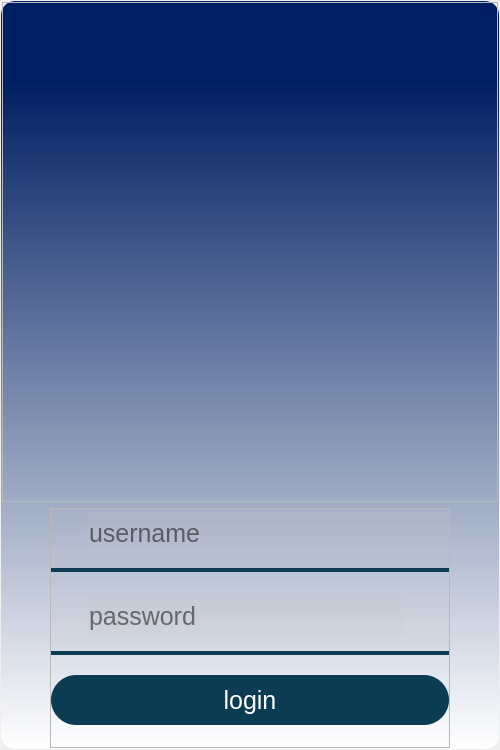
<?xml version="1.0" encoding="UTF-8"?>
<ui version="4.0">
 <class>Dialog</class>
 <widget class="QDialog" name="Dialog">
  <property name="geometry">
   <rect>
    <x>0</x>
    <y>0</y>
    <width>500</width>
    <height>750</height>
   </rect>
  </property>
  <property name="minimumSize">
   <size>
    <width>500</width>
    <height>750</height>
   </size>
  </property>
  <property name="windowTitle">
   <string>Dialog</string>
  </property>
  <property name="styleSheet">
   <string notr="true"/>
  </property>
  <property name="sizeGripEnabled">
   <bool>false</bool>
  </property>
  <property name="modal">
   <bool>false</bool>
  </property>
  <layout class="QGridLayout" name="gridLayout">
   <property name="leftMargin">
    <number>0</number>
   </property>
   <property name="topMargin">
    <number>0</number>
   </property>
   <property name="rightMargin">
    <number>0</number>
   </property>
   <property name="bottomMargin">
    <number>0</number>
   </property>
   <property name="horizontalSpacing">
    <number>0</number>
   </property>
   <item row="0" column="0">
    <widget class="QFrame" name="frame">
     <property name="styleSheet">
      <string notr="true">#frame{

	border: 2px solid transparent;
	border-radius: 15px;
	background-color: qlineargradient(spread:pad, x1:0, y1:0, x2:0, y2:1, stop:0.107955 rgba(0, 31, 98, 255), stop:1 rgba(255, 255, 255, 255));

}


QLineEdit {
background-color: rgba(197, 197, 197,30);
	
	border-style: solid;
	font-size: 25px;
}
QLineEdit:hover{
	background-color: rgba(197, 197, 197,30);
	font-size: 30px;
	selection-background-color: darkgray;
}

QLineEdit:focus{
	background-color: rgba(197, 197, 197,30);
	font-size: 30px;
	selection-background-color: darkgray;
}
QLineEdit[echoMode=&quot;2&quot;] {
    lineedit-password-character: 9679;
}

QLabel {
	color: rgb(12, 60, 83);
	font-size: 25px;
	padding-bottom: 10px;
}


QMessageBox {
    background-color: rgb(100, 100, 100);
	color: rgb(255,255,255);
}

QMessageBox QLabel {
    color: rgb(255,255,255);
}

QMessageBox QPushButton {
    color: rgb(255,255,255);
	
	background-color: rgb(47, 113, 255);
}



</string>
     </property>
     <property name="frameShape">
      <enum>QFrame::StyledPanel</enum>
     </property>
     <property name="frameShadow">
      <enum>QFrame::Raised</enum>
     </property>
     <layout class="QVBoxLayout" name="verticalLayout_2">
      <property name="leftMargin">
       <number>0</number>
      </property>
      <property name="topMargin">
       <number>0</number>
      </property>
      <property name="rightMargin">
       <number>0</number>
      </property>
      <property name="bottomMargin">
       <number>0</number>
      </property>
      <item>
       <widget class="QFrame" name="logo_frame">
        <property name="minimumSize">
         <size>
          <width>400</width>
          <height>500</height>
         </size>
        </property>
        <property name="maximumSize">
         <size>
          <width>16777215</width>
          <height>16777215</height>
         </size>
        </property>
        <property name="layoutDirection">
         <enum>Qt::LeftToRight</enum>
        </property>
        <property name="styleSheet">
         <string notr="true">
QFrame{
	image: url(:/icons/icons/studyzone-logo.png) ;
}
</string>
        </property>
        <property name="frameShape">
         <enum>QFrame::StyledPanel</enum>
        </property>
        <property name="frameShadow">
         <enum>QFrame::Raised</enum>
        </property>
        <layout class="QGridLayout" name="gridLayout_12">
         <property name="leftMargin">
          <number>0</number>
         </property>
         <property name="topMargin">
          <number>0</number>
         </property>
         <property name="rightMargin">
          <number>0</number>
         </property>
         <property name="bottomMargin">
          <number>0</number>
         </property>
         <property name="spacing">
          <number>0</number>
         </property>
        </layout>
       </widget>
      </item>
      <item alignment="Qt::AlignHCenter">
       <widget class="QFrame" name="login_frame">
        <property name="minimumSize">
         <size>
          <width>400</width>
          <height>0</height>
         </size>
        </property>
        <property name="maximumSize">
         <size>
          <width>400</width>
          <height>16777215</height>
         </size>
        </property>
        <property name="layoutDirection">
         <enum>Qt::LeftToRight</enum>
        </property>
        <property name="styleSheet">
         <string notr="true">/*
QFrame{
	border: 5px solid;
  	padding-top: 30px;
  	border-radius: 16px;
	
	border-color: rgb(244, 154, 32);
	
	background-color: rgb(197, 197, 197);
	
}
*/</string>
        </property>
        <property name="frameShape">
         <enum>QFrame::StyledPanel</enum>
        </property>
        <property name="frameShadow">
         <enum>QFrame::Raised</enum>
        </property>
        <layout class="QVBoxLayout" name="verticalLayout">
         <property name="spacing">
          <number>20</number>
         </property>
         <property name="leftMargin">
          <number>0</number>
         </property>
         <property name="topMargin">
          <number>0</number>
         </property>
         <property name="rightMargin">
          <number>0</number>
         </property>
         <property name="bottomMargin">
          <number>22</number>
         </property>
         <item>
          <widget class="QFrame" name="username_frame">
           <property name="styleSheet">
            <string notr="true">#username_frame {
background-color: rgba(197, 197, 197,30);
	border-bottom-width: 4px; 
	
	border-style: solid;
	border-color: rgb(12, 60, 83);
	font-size: 25px;
}

#username_frame:hover{
	border-color: rgb(244, 154, 32);
}

#username_frame:focus{
	border-color: rgb(244, 154, 32);
}</string>
           </property>
           <property name="frameShape">
            <enum>QFrame::StyledPanel</enum>
           </property>
           <property name="frameShadow">
            <enum>QFrame::Raised</enum>
           </property>
           <layout class="QHBoxLayout" name="horizontalLayout_4">
            <property name="leftMargin">
             <number>0</number>
            </property>
            <property name="topMargin">
             <number>0</number>
            </property>
            <property name="rightMargin">
             <number>0</number>
            </property>
            <property name="bottomMargin">
             <number>11</number>
            </property>
            <item>
             <widget class="QLabel" name="label">
              <property name="maximumSize">
               <size>
                <width>30</width>
                <height>16777215</height>
               </size>
              </property>
              <property name="styleSheet">
               <string notr="true">QLabel{

image: url(:/icons/icons/user.svg);
background-color: rgba(197, 197, 197,0);
 
	padding:1px;
	padding-right: 2px;

	
}
</string>
              </property>
              <property name="text">
               <string/>
              </property>
             </widget>
            </item>
            <item>
             <widget class="QLineEdit" name="account_name_txt">
              <property name="sizePolicy">
               <sizepolicy hsizetype="Minimum" vsizetype="Fixed">
                <horstretch>0</horstretch>
                <verstretch>0</verstretch>
               </sizepolicy>
              </property>
              <property name="minimumSize">
               <size>
                <width>150</width>
                <height>40</height>
               </size>
              </property>
              <property name="cursor">
               <cursorShape>IBeamCursor</cursorShape>
              </property>
              <property name="cursorPosition">
               <number>0</number>
              </property>
              <property name="alignment">
               <set>Qt::AlignLeading|Qt::AlignLeft|Qt::AlignVCenter</set>
              </property>
              <property name="readOnly">
               <bool>false</bool>
              </property>
              <property name="placeholderText">
               <string>username</string>
              </property>
              <property name="cursorMoveStyle">
               <enum>Qt::LogicalMoveStyle</enum>
              </property>
             </widget>
            </item>
           </layout>
          </widget>
         </item>
         <item>
          <widget class="QFrame" name="password_frame">
           <property name="styleSheet">
            <string notr="true">#password_frame {
background-color: rgba(197, 197, 197,30);
	border-bottom-width: 4px; 
	
	border-style: solid;
	border-color: rgb(12, 60, 83);
	font-size: 25px;
}

#password_frame:hover{
	border-color: rgb(244, 154, 32);

}

#password_frame:focus{
	border-color: rgb(244, 154, 32);
}</string>
           </property>
           <property name="frameShape">
            <enum>QFrame::StyledPanel</enum>
           </property>
           <property name="frameShadow">
            <enum>QFrame::Raised</enum>
           </property>
           <layout class="QHBoxLayout" name="horizontalLayout">
            <property name="leftMargin">
             <number>0</number>
            </property>
            <property name="topMargin">
             <number>0</number>
            </property>
            <property name="rightMargin">
             <number>0</number>
            </property>
            <property name="bottomMargin">
             <number>11</number>
            </property>
            <item>
             <widget class="QLabel" name="label_2">
              <property name="maximumSize">
               <size>
                <width>30</width>
                <height>16777215</height>
               </size>
              </property>
              <property name="styleSheet">
               <string notr="true">QLabel{

image: url(:/icons/icons/padlock.svg);
background-color: rgba(197, 197, 197,0);
 
	padding:1px;
	padding-right: 2px;

}
</string>
              </property>
              <property name="text">
               <string/>
              </property>
             </widget>
            </item>
            <item>
             <widget class="QLineEdit" name="account_pass_txt">
              <property name="sizePolicy">
               <sizepolicy hsizetype="Minimum" vsizetype="Fixed">
                <horstretch>0</horstretch>
                <verstretch>0</verstretch>
               </sizepolicy>
              </property>
              <property name="minimumSize">
               <size>
                <width>150</width>
                <height>40</height>
               </size>
              </property>
              <property name="cursor">
               <cursorShape>IBeamCursor</cursorShape>
              </property>
              <property name="text">
               <string/>
              </property>
              <property name="echoMode">
               <enum>QLineEdit::Password</enum>
              </property>
              <property name="cursorPosition">
               <number>0</number>
              </property>
              <property name="alignment">
               <set>Qt::AlignLeading|Qt::AlignLeft|Qt::AlignVCenter</set>
              </property>
              <property name="readOnly">
               <bool>false</bool>
              </property>
              <property name="placeholderText">
               <string>password</string>
              </property>
              <property name="cursorMoveStyle">
               <enum>Qt::LogicalMoveStyle</enum>
              </property>
             </widget>
            </item>
            <item>
             <widget class="QPushButton" name="login_showPssword_btn">
              <property name="minimumSize">
               <size>
                <width>40</width>
                <height>40</height>
               </size>
              </property>
              <property name="maximumSize">
               <size>
                <width>30</width>
                <height>16777215</height>
               </size>
              </property>
              <property name="styleSheet">
               <string notr="true">QPushButton{
	
	image: url(:/icons/icons/invisibility.svg);
	background-color: transparent;
	border:0px;
}
</string>
              </property>
              <property name="text">
               <string/>
              </property>
              <property name="iconSize">
               <size>
                <width>40</width>
                <height>40</height>
               </size>
              </property>
              <property name="checkable">
               <bool>true</bool>
              </property>
             </widget>
            </item>
           </layout>
          </widget>
         </item>
         <item>
          <widget class="QPushButton" name="enter_btn">
           <property name="minimumSize">
            <size>
             <width>0</width>
             <height>50</height>
            </size>
           </property>
           <property name="styleSheet">
            <string notr="true">QPushButton{
	font-size: 25px;
	border-radius: 25px;
	padding: 2px;
	color: rgb(255,255,255);
	background-color: rgb(12, 60, 83);
}

QPushButton:hover{
	
	border-radius: 25px;
	padding: 2px;
	background-color: rgb(150,150,150);
}
QPushButton:pressed{
	border-radius: 25px;
	padding: 2px;
	background-color: rgb(174,174,174);
}
</string>
           </property>
           <property name="text">
            <string>login</string>
           </property>
           <property name="shortcut">
            <string>Return</string>
           </property>
          </widget>
         </item>
        </layout>
       </widget>
      </item>
     </layout>
    </widget>
   </item>
  </layout>
 </widget>
 <resources>
  <include location="../icon.qrc"/>
 </resources>
 <connections/>
</ui>
